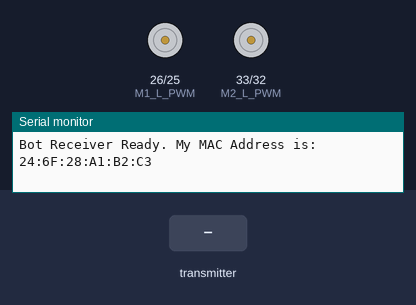
The sketch below on a simulated ESP32. Shown: motor-driver pin pairs drawn as motors (green arrow = first pin HIGH = forward, orange = second pin HIGH = backward, longer = more drive), the last lines printed to the serial monitor. The inputs (shaded band) are chosen by the test bench.

Above: at 1.2 s.
1.3 s: the transmitter starts sending x = 1024
At 2.2 s:
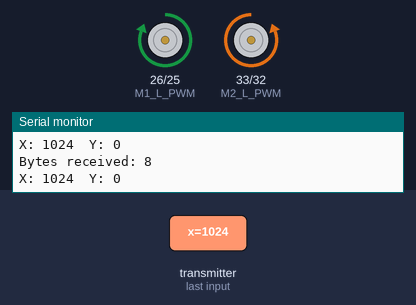
2.8 s: the transmitter starts sending y = 1024
At 3.6 s:
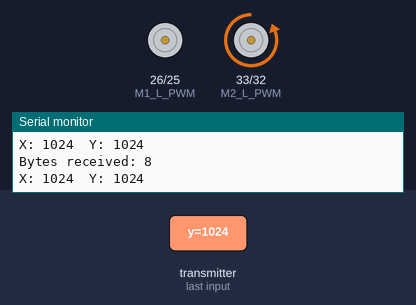
4.3 s: the transmitter starts sending x = 0
At 5.0 s:
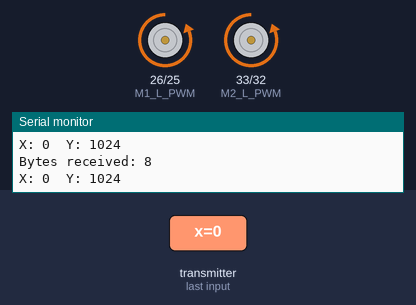
5.8 s: the transmitter starts sending x = 2048
At 6.8 s:
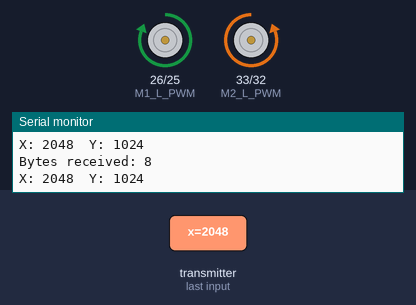
7.3 s: the transmitter starts sending y = 2048
At 8.2 s:
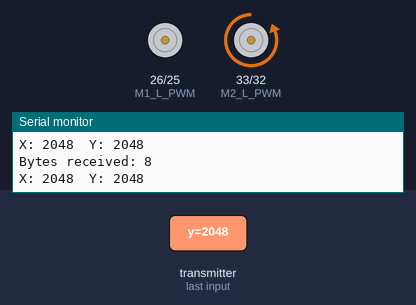
Timing chart, 0 to 9.8 s (numbered marks = the images above; inputs shaded):
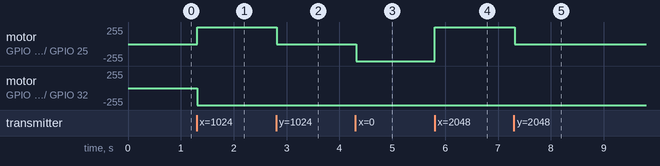

The sketch:

reciever_esp.ino
```cpp
// =================================================================
// Project: Bot Soccer - ESP-NOW Receiver (Attacker Bot)
// =================================================================

#include <esp_now.h>
#include <WiFi.h>

// Define pins for the BTS7960 Motor Driver
// Left Motor
#define M1_L_PWM 26 // Connect to L_PWM on BTS7960 for Motor 1
#define M1_R_PWM 25 // Connect to R_PWM on BTS7960 for Motor 1
// Right Motor
#define M2_L_PWM 33 // Connect to L_PWM on BTS7960 for Motor 2
#define M2_R_PWM 32 // Connect to R_PWM on BTS7960 for Motor 2

// PWM Properties
const int PWM_FREQ = 1000; // PWM frequency in Hz
const int PWM_RESOLUTION = 8; // 8-bit resolution (0-255)

// PWM Channels
const int M1_L_PWM_CH = 0;
const int M1_R_PWM_CH = 1;
const int M2_L_PWM_CH = 2;
const int M2_R_PWM_CH = 3;

// Define a data structure to receive the joystick values
// This structure must be identical on the transmitter side
typedef struct struct_message {
  int x;
  int y;
} struct_message;

// Create a variable of that structure type
struct_message joystickData;

// Safety timeout - if no data is received for this duration (ms), stop motors
unsigned long lastRecvTime = 0;
const unsigned int timeoutDuration = 500; // 0.5 seconds

// Callback function that is called when data is received
void OnDataRecv(const uint8_t * mac, const uint8_t *incomingData, int len) {
  memcpy(&joystickData, incomingData, sizeof(joystickData));
  Serial.print("Bytes received: ");
  Serial.println(len);
  Serial.print("X: ");
  Serial.print(joystickData.x);
  Serial.print("  Y: ");
  Serial.println(joystickData.y);

  lastRecvTime = millis(); // Update the time of last reception
}

// Function to control the motors based on speed values (-255 to 255)
void driveMotors(int leftSpeed, int rightSpeed) {
  // Control Left Motor
  if (leftSpeed > 0) {
    ledcWrite(M1_R_PWM_CH, leftSpeed);
    ledcWrite(M1_L_PWM_CH, 0);
  } else {
    ledcWrite(M1_R_PWM_CH, 0);
    ledcWrite(M1_L_PWM_CH, -leftSpeed);
  }

  // Control Right Motor
  if (rightSpeed > 0) {
    ledcWrite(M2_R_PWM_CH, rightSpeed);
    ledcWrite(M2_L_PWM_CH, 0);
  } else {
    ledcWrite(M2_R_PWM_CH, 0);
    ledcWrite(M2_L_PWM_CH, -rightSpeed);
  }
}


void setup() {
  // Initialize Serial Monitor
  Serial.begin(115200);

  // Set device as a Wi-Fi Station
  WiFi.mode(WIFI_STA);

  // IMPORTANT: Print the MAC address of this receiver board
  Serial.println("Bot Receiver Ready. My MAC Address is:");
  Serial.println(WiFi.macAddress());

  // Initialize ESP-NOW
  if (esp_now_init() != ESP_OK) {
    Serial.println("Error initializing ESP-NOW");
    return;
  }

  // Register the receive callback function
  esp_now_register_recv_cb(OnDataRecv);

  // --- Configure PWM for Motors ---
  // Left Motor
  ledcSetup(M1_L_PWM_CH, PWM_FREQ, PWM_RESOLUTION);
  ledcAttachPin(M1_L_PWM, M1_L_PWM_CH);
  ledcSetup(M1_R_PWM_CH, PWM_FREQ, PWM_RESOLUTION);
  ledcAttachPin(M1_R_PWM, M1_R_PWM_CH);
  // Right Motor
  ledcSetup(M2_L_PWM_CH, PWM_FREQ, PWM_RESOLUTION);
  ledcAttachPin(M2_L_PWM, M2_L_PWM_CH);
  ledcSetup(M2_R_PWM_CH, PWM_FREQ, PWM_RESOLUTION);
  ledcAttachPin(M2_R_PWM, M2_R_PWM_CH);

  // Set initial motor speed to 0
  driveMotors(0, 0);
}

void loop() {
  // --- Mixing Logic ---
  // Convert X and Y joystick values to left and right motor speeds
  int y = joystickData.y;
  int x = joystickData.x;

  int leftSpeed = y - x;
  int rightSpeed = y + x;

  // Constrain the speeds to the valid PWM range (-255 to 255)
  leftSpeed = constrain(leftSpeed, -255, 255);
  rightSpeed = constrain(rightSpeed, -255, 255);

  // --- Safety Timeout ---
  // If no data received for a while, stop the motors
  if (millis() - lastRecvTime > timeoutDuration) {
    leftSpeed = 0;
    rightSpeed = 0;
    joystickData.x = 0; // Reset data to prevent sudden movement on reconnect
    joystickData.y = 0;
  }

  // Update the motor speeds
  driveMotors(leftSpeed, rightSpeed);

  delay(20);
}
```

Measured:
- after the input at 1.3 s, motor on GPIO 26 (M1_L_PWM) / GPIO 25 (M1_R_PWM): stopped → forward 255/255 at once; motor on GPIO 33 (M2_L_PWM) / GPIO 32 (M2_R_PWM): stopped → backward 255/255 at once
- after the input at 2.8 s, motor on GPIO 26 (M1_L_PWM) / GPIO 25 (M1_R_PWM): forward 255/255 → stopped at once
- after the input at 4.3 s, motor on GPIO 26 (M1_L_PWM) / GPIO 25 (M1_R_PWM): stopped → backward 255/255 at once
- after the input at 5.8 s, motor on GPIO 26 (M1_L_PWM) / GPIO 25 (M1_R_PWM): backward 255/255 → forward 255/255 at once
- after the input at 7.3 s, motor on GPIO 26 (M1_L_PWM) / GPIO 25 (M1_R_PWM): forward 255/255 → stopped at once
